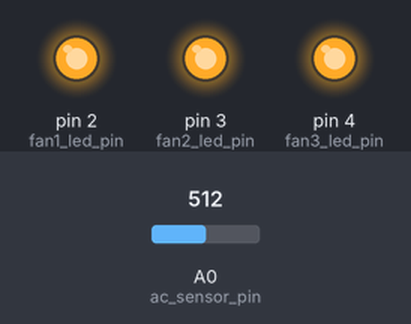
A sketch run on a simulated Arduino Uno, built with avr-gcc and run on an emulated ATmega328P. Parts: output pins drawn as LEDs (lit = HIGH). The inputs (shaded band) are chosen by the test bench; at power-on: A0 (ac_sensor_pin) = 512.

Above: at 1.2 s.
1.3 s: A0 (ac_sensor_pin) set to 859
2.8 s: A0 (ac_sensor_pin) set to 883
At 3.4 s:
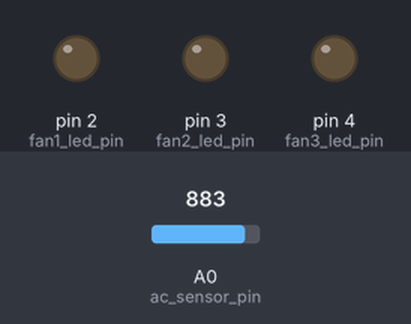
4.3 s: A0 (ac_sensor_pin) set to 860
At 4.7 s:
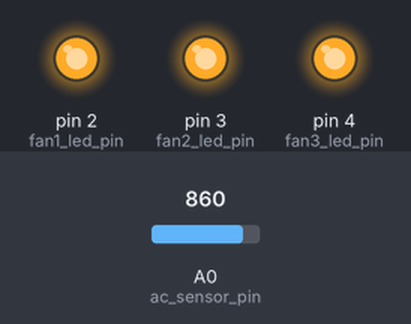
5.8 s: A0 (ac_sensor_pin) set to 880
At 7.1 s:
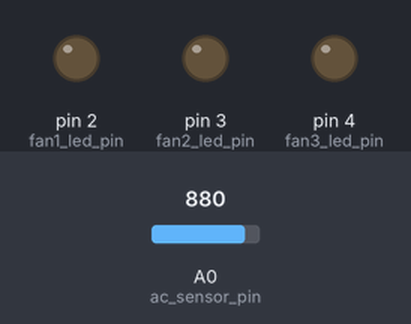
Timing chart, 0 to 8.3 s (numbered marks = the images above; inputs shaded):
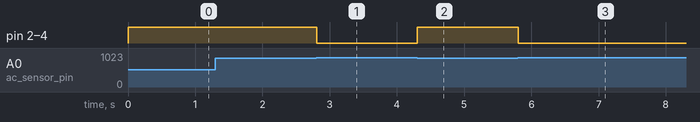

Measured:
- the behaviour switches between 870 and 871 on A0 (ac_sensor_pin) (found by bisection; images 0 and 1)
- after the input at 1.3 s, every drawn part: stays the same
- after the input at 2.8 s, pin 2 (fan1_led_pin), pin 3 (fan2_led_pin), pin 4 (fan3_led_pin): HIGH → LOW at once
- after the input at 4.3 s, pin 2 (fan1_led_pin), pin 3 (fan2_led_pin), pin 4 (fan3_led_pin): LOW → HIGH at once
- after the input at 5.8 s, pin 2 (fan1_led_pin), pin 3 (fan2_led_pin), pin 4 (fan3_led_pin): HIGH → LOW at once

The sketch:

ac_sensor_test.ino
```cpp
int ac_sensor_pin = 0;

int fan1_led_pin = 2;
int fan2_led_pin = 3;
int fan3_led_pin = 4;

int ac_sensor_threshold = 870; // out of smbd's ass

void setup()
{
  // put your setup code here, to run once:
   Serial.begin(57600);
   pinMode(fan1_led_pin, OUTPUT);
   pinMode(fan2_led_pin, OUTPUT);
   pinMode(fan3_led_pin, OUTPUT);
}

void loop()
{
  int val = analogRead(ac_sensor_pin);
  if (val > ac_sensor_threshold)
  {
    digitalWrite(fan1_led_pin, LOW);
    digitalWrite(fan2_led_pin, LOW);
    digitalWrite(fan3_led_pin, LOW);
  }
  else
  {
    digitalWrite(fan1_led_pin, HIGH);
    digitalWrite(fan2_led_pin, HIGH);
    digitalWrite(fan3_led_pin, HIGH);
  }
  delay(100);
}
```
